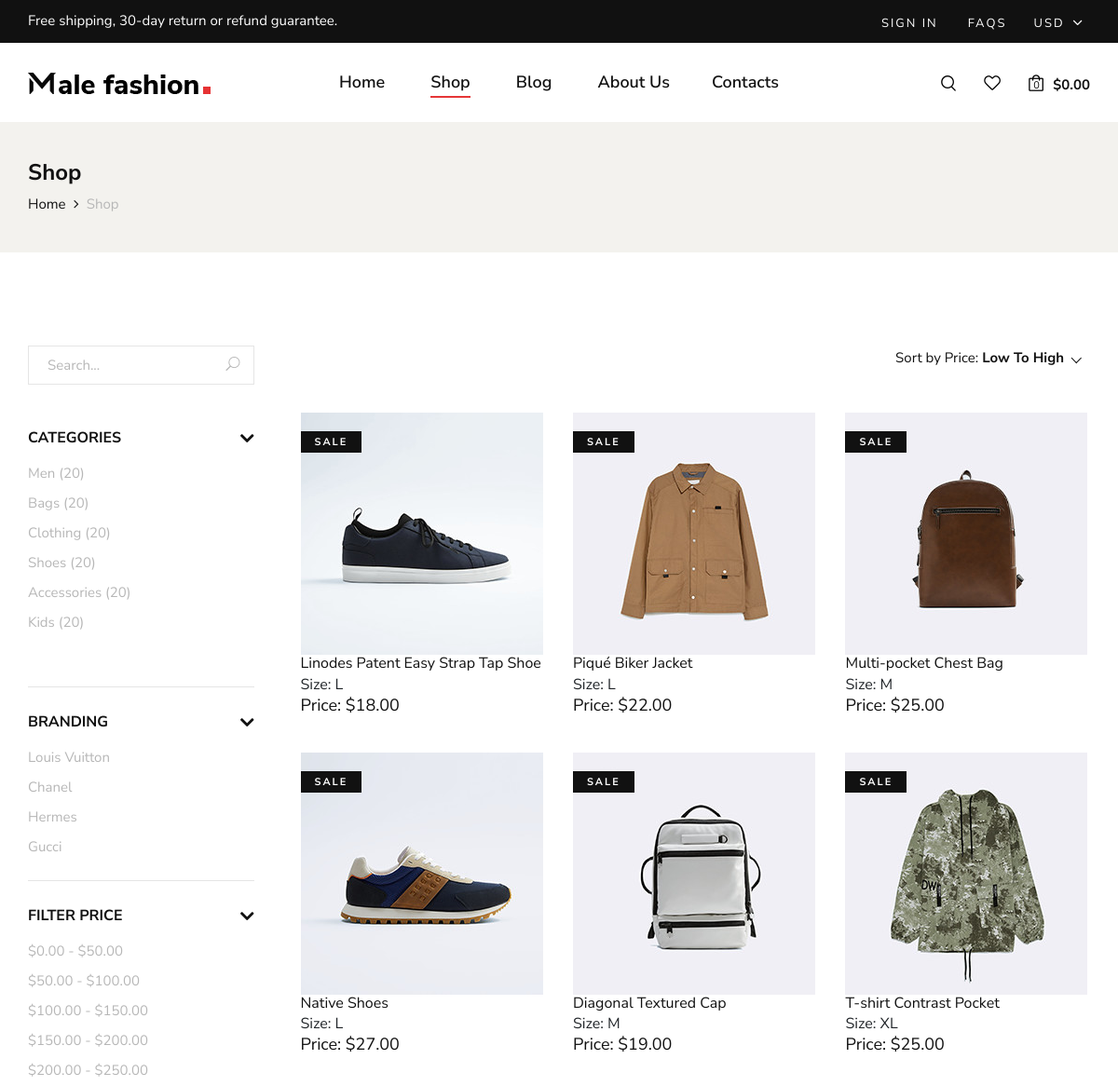
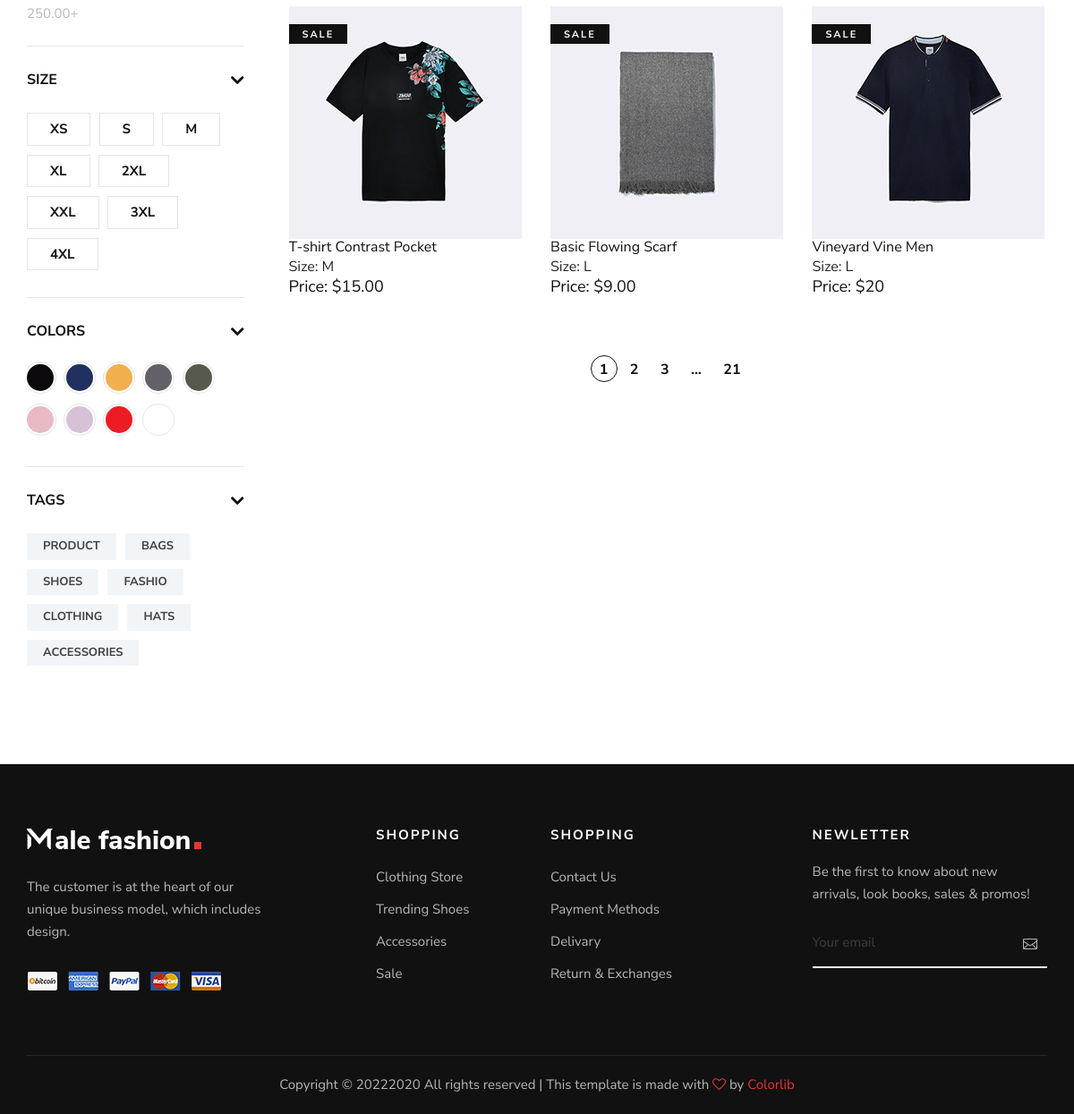
The page /shop.php on the database its author committed (2 pictures, top to bottom).
### tables this page shows
CREATE TABLE `tbl_products` (
  `pro_id` int(20) NOT NULL,
  `pro_code` varchar(20) NOT NULL,
  `pro_name` varchar(50) NOT NULL,
  `img` varchar(50) NOT NULL,
  `size` varchar(50) NOT NULL,
  `price` varchar(50) NOT NULL
);

### shop.php (the view, shortened to what the rows shown need)
<!DOCTYPE html>
<html lang="zxx">
<head>
    <link rel="stylesheet" href="css/bootstrap.min.css" type="text/css">
    <link rel="stylesheet" href="css/font-awesome.min.css" type="text/css">
    <link rel="stylesheet" href="css/elegant-icons.css" type="text/css">
    <link rel="stylesheet" href="css/magnific-popup.css" type="text/css">
    <link rel="stylesheet" href="css/nice-select.css" type="text/css">
    <link rel="stylesheet" href="css/owl.carousel.min.css" type="text/css">
    <link rel="stylesheet" href="css/slicknav.min.css" type="text/css">
    <link rel="stylesheet" href="css/style.css" type="text/css">
    <?php
    include_once('admin/config.php');
    ?>
</head>
<body>
    <section class="shop spad">
        <div class="container">
            <div class="row">
                <div class="col-lg-9">
                    <div class="row">
                        <?php
                        $query = "SELECT * From tbl_products ORDER BY pro_id";
                        $result = mysqli_query($conn, $query);
                        if (mysqli_num_rows($result) > 0) {
                            while ($row = mysqli_fetch_array($result)) {
                        ?>
                                <div class="col-lg-4 col-md-6 col-sm-6">
                                    <div class="product__item sale">
                                        <div class="product__item__pic set-bg">
                                            <a href="item.php?Proid=<?php echo $row["pro_id"]; ?>"><img src="img/product/<?php echo $row['img']; ?>" height="260" width="260"></a>
                                            <span class="label">Sale</span>
                                        </div>
                                        <div>
                                            <h6><?php echo $row['pro_name']; ?></h6>
                                            <div class="rating">
                                                Size: <?php echo $row['size']; ?>
                                            </div>
                                            <h5>Price: $<?php echo $row['price']; ?></h5>
                                        </div>
                                    </div>
                                </div>
                        <?php
                            }
                        }
                        ?>
                    </div>
                </div>
            </div>
        </div>
    </section>
</body>
</html>

### rows shown on the page
tbl_products: img (picture), pro_name "Linodes Patent Easy Strap Tap Shoe", size "L", price "18.00"
tbl_products: img (picture), pro_name "Piqué Biker Jacket", size "L", price "22.00"
tbl_products: img (picture), pro_name "Multi-pocket Chest Bag", size "M", price "25.00"
tbl_products: img (picture), pro_name "Native Shoes", size "L", price "27.00"
tbl_products: img (picture), pro_name "Diagonal Textured Cap", size "M", price "19.00"
tbl_products: img (picture), pro_name "T-shirt Contrast Pocket", size "XL", price "25.00"
tbl_products: img (picture), pro_name "T-shirt Contrast Pocket", size "M", price "15.00"
tbl_products: img (picture), pro_name "Basic Flowing Scarf", size "L", price "9.00"
tbl_products: img (picture), pro_name "Vineyard Vine Men", size "L", price "20"
